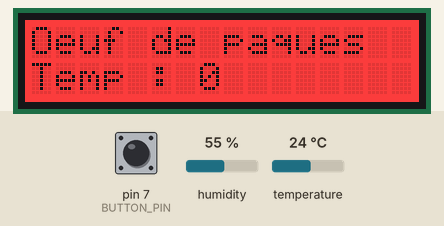
Bench run of a sketch on a simulated Arduino Uno, built with avr-gcc and run on an emulated ATmega328P. On the bench: 16×2 character LCD. The test bench sets the inputs (shaded band); at power-on: pin 7 (BUTTON_PIN) HIGH, temperature 24 °C, humidity 55 %. What the sketch prints to the serial monitor is not drawn.

Above: at 1.2 s.
1.3 s: pin 7 (BUTTON_PIN) pulled LOW for 1 s
At 3.3 s:
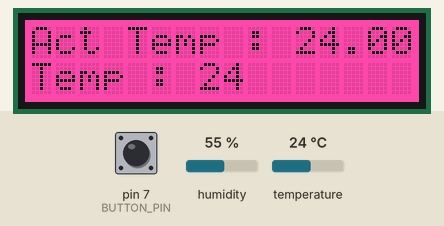
3.8 s: temperature set to 12 °C
At 5.1 s:
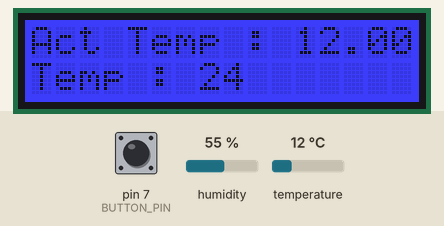
5.6 s: temperature set to 28 °C
At 7.4 s:
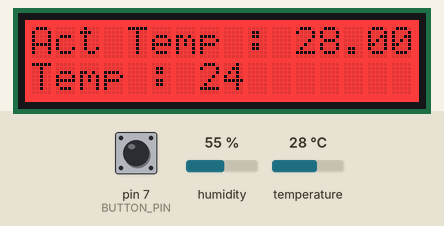
7.7 s: temperature set to 9 °C
At 8.7 s:
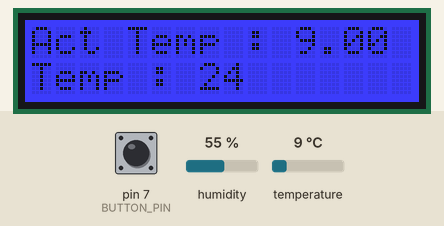
9.7 s: pin 7 (BUTTON_PIN) pulled LOW for 0.15 s
At 10.4 s:
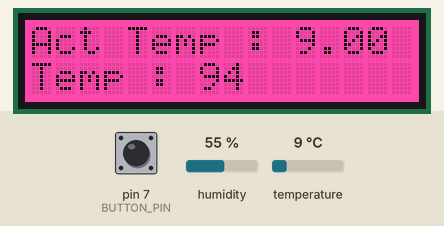
11.3 s: pin 7 (BUTTON_PIN) pulled LOW for 0.15 s
At 11.41 s:
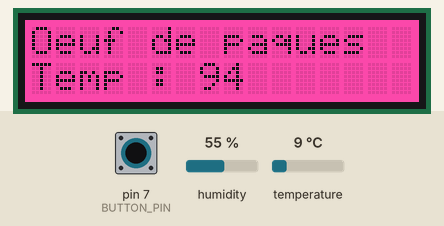
Timing chart, 0 to 13.9 s (numbered marks = the images above; inputs shaded):
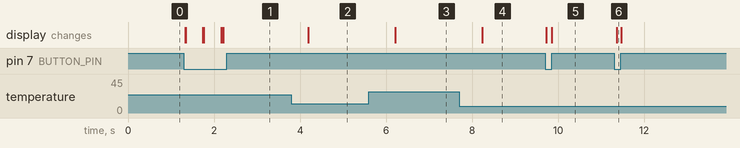

The sketch:

sketch_jan22a.ino
```cpp
#include <DHTesp.h>
#include <DHT.h>
#include <DHT_U.h>
#include <Wire.h>
#include "rgb_lcd.h"
#include "DHT.h"

#define DHTPIN 12
#define DHTTYPE DHT11

rgb_lcd lcd;

int colorR = 255;
int colorG = 020;
int colorB = 147;
const int BUTTON_PIN = 7;
int currentState;
int lastTemp;
unsigned long long t = millis();
int count = 0;

DHT dht(DHTPIN, DHTTYPE);

void setup() {
  Serial.begin(9600);
  pinMode(BUTTON_PIN, INPUT_PULLUP);

  dht.begin();
  Serial.print("Here we go !");

  // set up the LCD's number of columns and rows:
  lcd.begin(16, 2);

  lcd.setRGB(colorR, colorG, colorB);
}

void loop() {
  t = millis();
  float humidity = dht.readHumidity();
  float temperature = dht.readTemperature();

  lcd.setCursor(0, 1);

  lcd.print("Temp : ");
  lcd.print(lastTemp);

  //BUTTON PART
  // read the state of the switch/button:
  currentState = digitalRead(BUTTON_PIN);
  if(currentState == 0 && (millis() - t) < 10){
    lcd.setCursor(0,0);
    lcd.print("");
    lastTemp = temperature;
    count++;
  }
  lcd.setCursor(0,0);
  if(count % 3 == 0){
    lcd.println("Oeuf de paques");
  } else {
    lcd.print("Act Temp : ");
    lcd.println(temperature);
  }

  Serial.println(count);

  if(temperature < lastTemp){
    colorR = 0;
    colorB = 255;
    colorG = 0;
  } else if (temperature > lastTemp) {
    colorR = 255;
    colorB = 0;
    colorG = 0;
  } else {
    colorR = 255;
    colorG = 020;
    colorB = 147;
  }
  lcd.setRGB(colorR, colorG, colorB);
}
```

Measured:
- after the input at 1.3 s, the display: first changes at once (image 1 shows a later state)
- after the input at 3.8 s, the display: changes after 0.39 s (image 2)
- after the input at 5.6 s, the display: changes after 0.62 s (image 3)
- after the input at 7.7 s, the display: changes after 0.54 s (image 4)
- after the input at 9.7 s, the display: first changes at once (image 5 shows a later state)
- after the input at 11.3 s, the display: changes after 0.06 s (image 6)
